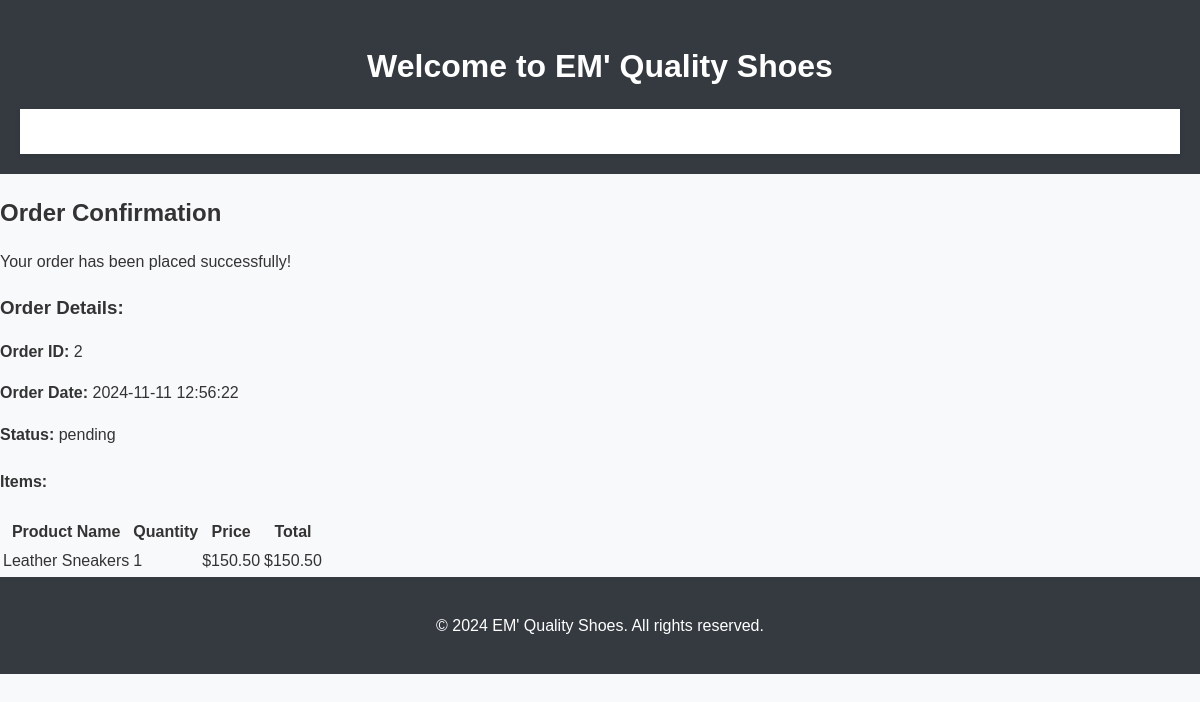
Page /EmShoe/order.php (signed in) on the committed database.
### tables this page shows
CREATE TABLE Order_Items (
    id INT UNSIGNED AUTO_INCREMENT PRIMARY KEY,
    order_id INT UNSIGNED NOT NULL,
    product_id INT UNSIGNED NOT NULL,
    quantity INT UNSIGNED NOT NULL,
    price DECIMAL(10, 2) NOT NULL
);

CREATE TABLE Orders (
    id INT UNSIGNED AUTO_INCREMENT PRIMARY KEY,
    user_id INT UNSIGNED NOT NULL,
    created_at TIMESTAMP DEFAULT CURRENT_TIMESTAMP,
    updated_at TIMESTAMP DEFAULT CURRENT_TIMESTAMP ON UPDATE CURRENT_TIMESTAMP
);

CREATE TABLE Products (
    product_id INT UNSIGNED AUTO_INCREMENT PRIMARY KEY,   
    name VARCHAR(255) NOT NULL,                            
    description TEXT NOT NULL,                             
    price DECIMAL(10, 2) NOT NULL,                         
    image VARCHAR(255) NOT NULL,                           
    category_id INT UNSIGNED,                              
    category_type VARCHAR(255) NOT NULL,                   
    gender VARCHAR(50) NOT NULL,                           
    age_group VARCHAR(50) NOT NULL,                        
    size VARCHAR(50) NOT NULL,                             
    color VARCHAR(50) NOT NULL,                            
    rating DECIMAL(3, 2) NOT NULL,                         
    FOREIGN KEY (category_id) REFERENCES Categories(id)   
);

### EmShoe/order.php (the view, shortened to what this page needs)
<?php
try {
    if (!isset($pdo)) {
        $pdo = new PDO("mysql:host=localhost;dbname=shoeshop", "root", "");
        $pdo->setAttribute(PDO::ATTR_ERRMODE, PDO::ERRMODE_EXCEPTION);
    }
    $user_id = $_SESSION['user_id'];
    $sql = "SELECT o.id, o.created_at, o.status, oi.product_id, oi.quantity, oi.price, p.name
            FROM orders o
            JOIN order_items oi ON o.id = oi.order_id
            JOIN products p ON oi.product_id = p.product_id
            WHERE o.user_id = :user_id
            ORDER BY o.created_at DESC LIMIT 1";
    $stmt = $pdo->prepare($sql);
    $stmt->execute(['user_id' => $user_id]);
    $orderDetails = $stmt->fetchAll(PDO::FETCH_ASSOC);
} catch (PDOException $e) {
    echo "Error: " . $e->getMessage();
    exit();
}
?>
<!DOCTYPE html>
<html lang="en">
<head>
    <link rel="stylesheet" href="layout/css/style.css">
</head>
<body>
    <header>
        <h1>Welcome to EM' Quality Shoes</h1>
        <nav>
            <ul>
                <li><a href="index.php">Home</a></li>
                <li><a href="products.php">Products</a></li>
                <li><a href="contact.php">Contact Us</a></li>
            </ul>
        </nav>
    </header>
    <div class="order-details">
        <h2>Order Confirmation</h2>
        <?php if ($orderDetails): ?>
            <p>Your order has been placed successfully!</p>
            <h3>Order Details:</h3>
            <p><strong>Order ID:</strong> <?php echo htmlspecialchars($orderDetails[0]['id']); ?></p>
            <p><strong>Order Date:</strong> <?php echo htmlspecialchars($orderDetails[0]['created_at']); ?></p>
            <p><strong>Status:</strong> <?php echo htmlspecialchars($orderDetails[0]['status']); ?></p>
            <h4>Items:</h4>
            <table>
                <tr>
                    <th>Product Name</th>
                    <th>Quantity</th>
                    <th>Price</th>
                    <th>Total</th>
                </tr>
                <?php foreach ($orderDetails as $item): ?>
                    <tr>
                        <td><?php echo htmlspecialchars($item['name']); ?></td>
                        <td><?php echo htmlspecialchars($item['quantity']); ?></td>
                        <td>$<?php echo number_format($item['price'], 2); ?></td>
                        <td>$<?php echo number_format($item['quantity'] * $item['price'], 2); ?></td>
                    </tr>
                <?php endforeach; ?>
            </table>
        <?php else: ?>
            <p>No order found.</p>
        <?php endif; ?>
    </div>
    <footer>
        <p>&copy; 2024 EM' Quality Shoes. All rights reserved.</p>
    </footer>
</body>
</html>

### EmShoe/css/style.css (style rules this page uses)
body { font-family: 'Open Sans', sans-serif; background-color: #f5f5f5; color: #333; margin: 0; padding: 0; line-height: 1.6; }
h1, h2, h3 { font-weight: 700; margin-bottom: 1rem; }
nav { background-color: #fff; padding: 10px 0; box-shadow: 0 2px 5px rgba(0, 0, 0, 0.1); }
nav ul { list-style: none; margin: 0; padding: 0; text-align: center; }
nav li { display: inline-block; margin: 0 10px; }
nav a { color: #333; text-decoration: none; font-weight: bold; transition: color 0.3s ease; }
footer { background-color: #333; color: #fff; padding: 20px 0; text-align: center; }
body { font-family: Arial, sans-serif; margin: 0; padding: 0; background-color: #f8f9fa; }
header, footer { background-color: #343a40; color: #ffffff; padding: 20px; text-align: center; }
nav ul { list-style: none; padding: 0; }
nav ul li { display: inline; margin: 0 10px; }
nav ul li a { color: #ffffff; text-decoration: none; }

### rows in the picture
order_items: order "2", order.created_at "2024-11-11 12:56:22", order.status "pending", product.name "Leather Sneakers", quantity "1", price "150.50", $item['quantity']*$item['price'] "150.50"
